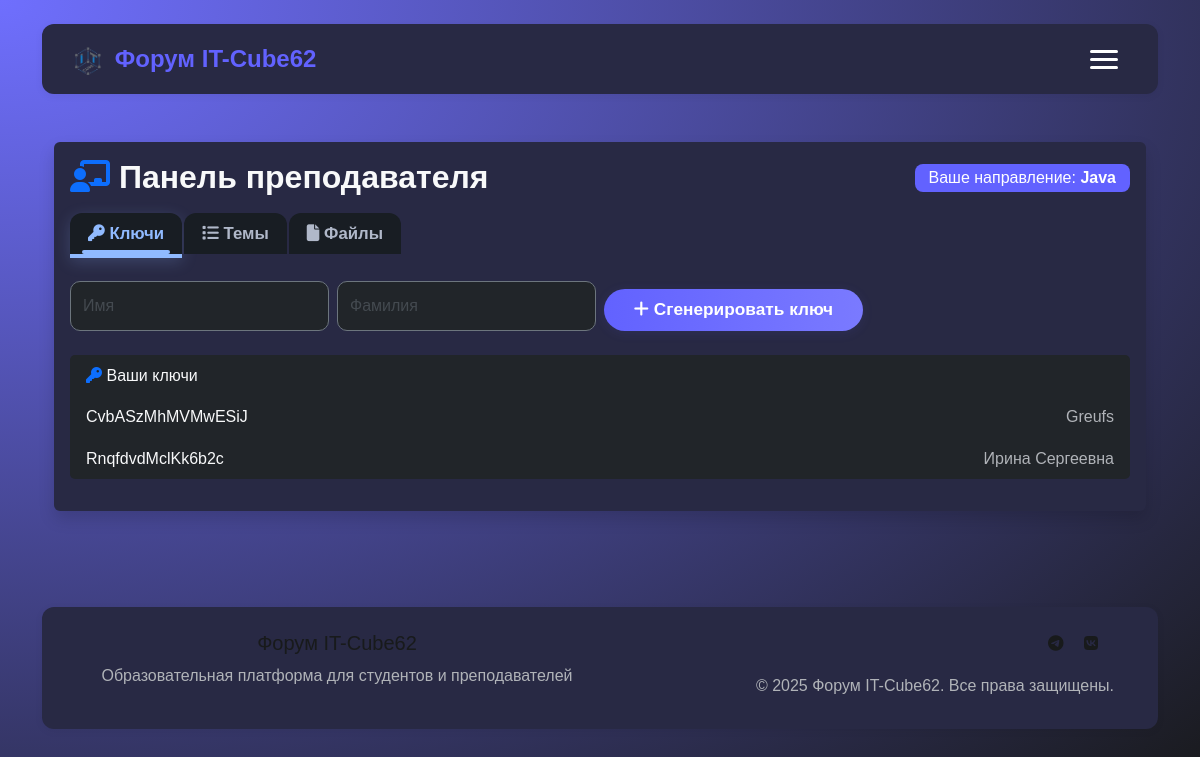
Page /teacher_panel (signed in) on the committed database.
### tables this page shows
CREATE TABLE user_directions (
            id INTEGER PRIMARY KEY AUTOINCREMENT,
            user_id INTEGER NOT NULL,
            direction TEXT NOT NULL,
            FOREIGN KEY (user_id) REFERENCES users (id)
        );

CREATE TABLE activation_keys (
            id INTEGER PRIMARY KEY AUTOINCREMENT,
            key TEXT UNIQUE NOT NULL,
            direction TEXT NOT NULL,
            role TEXT NOT NULL DEFAULT 'student',
            key_type TEXT NOT NULL DEFAULT 'permanent',
            is_used INTEGER DEFAULT 0,
            created_at TIMESTAMP DEFAULT CURRENT_TIMESTAMP,
            used_by_user_id INTEGER,
            used_at TIMESTAMP,
            first_name TEXT,
            last_name TEXT,
            expires_at TIMESTAMP,
            FOREIGN KEY (used_by_user_id) REFERENCES users (id)
        );

### web/app.py (the view, shortened to what this page needs)
@app.route('/teacher_panel', methods=['GET', 'POST'])
@login_required
def teacher_panel():
    user_id = session.get('user_id')
    user = get_user_by_id(user_id)
    if user['role'] != 'teacher':
        flash('Доступ только для преподавателей', 'error')
        return redirect(url_for('home'))
    directions = get_user_directions_by_user_id(user_id)
    direction = directions[0] if directions else None
    message = None
    keys = [k for k in get_all_activation_keys() if k['direction'] == direction and (('role' in k and k['role'] == 'user') or ('role' not in k or k['role'] is None))]
    conn = get_db_connection()
    c = conn.cursor()
    topics = c.execute('SELECT * FROM topics WHERE direction = ? AND user_id = ? AND status = "approved"', (direction, user_id)).fetchall()
    files = c.execute('SELECT * FROM files WHERE direction = ? AND user_id = ? AND status = "approved"', (direction, user_id)).fetchall()
    conn.close()
    return render_template('teacher_panel.html', user=user, direction=direction, keys=keys, message=message, topics=topics, files=files)

### database.py (called while the page is built)
def get_db_connection():
    conn = sqlite3.connect(DB_PATH)
    conn.row_factory = sqlite3.Row
    return conn

def get_user_by_id(user_id):
    conn = get_db_connection()
    c = conn.cursor()
    user = c.execute('SELECT * FROM users WHERE id = ?', (user_id,)).fetchone()
    conn.close()
    return user

def get_all_activation_keys():
    conn = get_db_connection()
    c = conn.cursor()
    keys = c.execute('SELECT * FROM activation_keys ORDER BY created_at DESC').fetchall()
    conn.close()
    return keys

def get_user_directions_by_user_id(user_id):
    conn = get_db_connection()
    c = conn.cursor()
    rows = c.execute('SELECT direction FROM user_directions WHERE user_id = ?', (user_id,)).fetchall()
    conn.close()
    return [row['direction'] for row in rows]

def get_maintenance_mode():
    conn = get_db_connection()
    c = conn.cursor()
    try:
        c.execute('SELECT value FROM settings WHERE key = "maintenance_mode"')
        result = c.fetchone()
        return bool(result and result['value'] == 'true')
    except sqlite3.Error:
        return False
    finally:
        conn.close()

### web/app.py (called while the page is built, shortened)
@app.context_processor
def inject_now():
    return {'now': datetime.now()}

@app.context_processor
def inject_user():
    user = None
    if 'user_id' in session:
        user = get_user_by_id(session['user_id'])
    from flask import request
    return dict(user=user, active_page=request.endpoint)

def login_required(f):
    @wraps(f)
    def decorated_function(*args, **kwargs):
        if 'user_id' not in session:
            flash('Пожалуйста, войдите в систему', 'warning')
            return redirect(url_for('login'))
        return f(*args, **kwargs)
    return decorated_function

@app.context_processor
def inject_maintenance_mode():
    from database import get_maintenance_mode
    return {'maintenance_mode': get_maintenance_mode()}

def get_db_connection():
    conn = sqlite3.connect(DB_PATH)
    conn.row_factory = sqlite3.Row
    return conn

@app.before_request
def before_request():
    if request.endpoint and (
        request.endpoint.startswith('static') or
        request.endpoint == 'browser_check' or
        request.endpoint == 'handle_browser_info'
    ):
        return
    if 'user_id' in session and session.get('role') == 'admin':
        return
    if request.remote_addr == '127.0.0.1':
        return

### web/templates/teacher_panel.html (shortened to what this page needs)
{% extends "base.html" %}
{% block content %}
<div class="container py-4 animate-fadein">
  <div class="card shadow mb-4 bg-dark text-light border-0">
    <div class="card-body">
      <div class="d-flex flex-wrap justify-content-between align-items-center mb-3">
        <h2 class="fw-bold mb-0 text-light"><i class="fa-solid fa-chalkboard-user text-primary"></i> Панель преподавателя</h2>
        <span class="badge bg-primary fs-6">Ваше направление: <b>{{ direction }}</b></span>
      </div>
      <ul class="nav nav-tabs mb-4 border-0" id="teacherPanelTabs" role="tablist">
        <li class="nav-item" role="presentation">
          <button class="nav-link active bg-dark text-light border-0" id="keys-tab" data-bs-toggle="tab" data-bs-target="#keys" type="button" role="tab" aria-controls="keys" aria-selected="true">
            <i class="fa-solid fa-key"></i> Ключи
          </button>
        </li>
        <li class="nav-item" role="presentation">
          <button class="nav-link bg-dark text-light border-0" id="topics-tab" data-bs-toggle="tab" data-bs-target="#topics" type="button" role="tab" aria-controls="topics" aria-selected="false">
            <i class="fa-solid fa-list"></i> Темы
          </button>
        </li>
        <li class="nav-item" role="presentation">
          <button class="nav-link bg-dark text-light border-0" id="files-tab" data-bs-toggle="tab" data-bs-target="#files" type="button" role="tab" aria-controls="files" aria-selected="false">
            <i class="fa-solid fa-file"></i> Файлы
          </button>
        </li>
      </ul>
      <div class="tab-content" id="teacherPanelTabsContent">
        <div class="tab-pane fade show active" id="keys" role="tabpanel" aria-labelledby="keys-tab">
          <form method="post" class="row g-2 align-items-end mb-4">
            <div class="col-md-3">
              <input type="text" class="form-control bg-dark text-light border-secondary" name="first_name" placeholder="Имя" required>
            </div>
            <div class="col-md-3">
              <input type="text" class="form-control bg-dark text-light border-secondary" name="last_name" placeholder="Фамилия" required>
            </div>
            <div class="col-md-3">
              <button type="submit" class="btn btn-primary w-100"><i class="fa-solid fa-plus"></i> Сгенерировать ключ</button>
            </div>
          </form>
          <div class="card mb-3 bg-secondary bg-opacity-10 border-0">
            <div class="card-header bg-dark text-light border-0"><i class="fa-solid fa-key text-primary"></i> Ваши ключи</div>
            <ul class="list-group list-group-flush">
              {% if keys %}
                {% for k in keys %}
                  <li class="list-group-item d-flex justify-content-between align-items-center bg-dark text-light border-0">
                    <span class="fw-monospace">{{ k.key }}</span>
                    <span class="text-muted">{{ k.first_name }} {{ k.last_name }}</span>
                  </li>
                {% endfor %}
              {% else %}
                <li class="list-group-item text-muted bg-dark border-0">Нет сгенерированных ключей</li>
              {% endif %}
            </ul>
          </div>
        </div>
      </div>
    </div>
  </div>
</div>
{% endblock %}

### web/static/custom.css (style rules this page uses)
:root { --primary-color: #6262ff; --primary-hover: #4a4ac7; --text-color: #181a1b; --text-muted: #444a50; --bg-color: #f4f6fa; --card-bg: #282944; --border-radius: 12px; --shadow: 0 2px 8px rgba(0,0,0,0.06); --shadow-hover: 0 4px 16px rgba(98,98,255,0.10); --bg-main: #18191a; --bg-card: #23272b; --text-main: #f5f6fa; --text-muted: #b0b3b8; --border-main: #343a40; }
body { background: radial-gradient(ellipse at top left, rgb(111,111,254) 0%, #18191a 100%) !important; min-height: 100vh; color: #fff; line-height: 1.6; }
.btn { border-radius: 8px; font-weight: 500; padding: 8px 16px; transition: all 0.2s; }
.btn-primary { background: linear-gradient(90deg, #6262ff 0%, #7a7aff 100%) !important; border: none; color: #fff; }
.form-control { border-radius: 8px; border: 1px solid #e2e8f0; padding: 12px; transition: all 0.2s; color: #181a1b; font-weight: 500; background: #fff; }
.badge { padding: 6px 12px; border-radius: 6px; font-weight: 500; }
.badge.bg-primary { background: #6262ff !important; color: #fff !important; }
.animate-fadein { animation: fadein 0.7s; }
.nav-tabs { border-bottom: none !important; background: transparent; }
.nav-tabs .nav-link { border: none !important; border-radius: 12px 12px 0 0 !important; background: #23262f !important; color: #f5f6fa !important; font-size: 1.05em; font-weight: 600; margin-right: 8px; padding: 8px 18px 6px 18px; transition: background 0.18s, color 0.18s; position: relative; }
.nav-tabs .nav-link.active { background: #23262f !important; color: #fff !important; border-radius: 12px 12px 0 0 !important; font-weight: 700; box-shadow: 0 2px 12px rgba(98,98,255,0.10); }
.nav-tabs .nav-link.active::after { content: ''; display: block; position: absolute; left: 12px; right: 12px; bottom: 0; height: 4px; border-radius: 2px; background: #90baff; }
.form-control, .form-select { border-radius: 10px; border: 1px solid #e2e8f0; background: var(--card-bg); color: var(--text-color); font-weight: 500; box-shadow: none; transition: border 0.2s, box-shadow 0.2s; }
.badge { border-radius: 8px; font-size: 0.95em; font-weight: 500; padding: 6px 14px; }
input::placeholder, textarea::placeholder { color: #fff !important; opacity: 1; }
body:not(.dark-theme) input::placeholder, body:not(.dark-theme) textarea::placeholder { color: #444a50 !important; opacity: 1; }
.card, .topic-card, .profile-card, .footer, .direction-list, .modal-content { background: var(--card-bg) !important; }
.text-muted { color: var(--text-muted) !important; }
html, body, *:not(.fa):not(.fas):not(.far):not(.fal):not(.fab):not([class*="fa-"]):not(.bi):not([class*="bi-"]):not(svg):not(path) { font-family: 'Unbounded', sans-serif !important; }
input:not(.fa):not(.fas):not(.far):not(.fal):not(.fab):not([class*="fa-"]):not(.bi):not([class*="bi-"]), textarea:not(.fa):not(.fas):not(.far):not(.fal):not(.fab):not([class*="fa-"]):not(.bi):not([class*="bi-"]), select:not(.fa):not(.fas):not(.far):not(.fal):not(.fab):not([class*="fa-"]):not(.bi):not([class*="bi-"]), option:not(.fa):not(.fas):not(.far):not(.fal):not(.fab):not([class*="fa-"]):not(.bi):not([class*="bi-"]), button:not(.fa):not(.fas):not(.far):not(.fal):not(.fab):not([class*="fa-"]):not(.bi):not([class*="bi-"]), label:not(.fa):not(.fas):not(.far):not(.fal):not(.fab):not([class*="fa-"]):not(.bi):not([class*="bi-"]) { font-family: 'Unbounded', sans-serif !important; }
.fa, .fas, .far, .fal, .fab, [class*="fa-"] { font-family: 'Font Awesome 6 Free' !important; }
.btn, .btn-primary { font-family: 'Unbounded', 'Inter', Arial, sans-serif !important; font-weight: 700; font-size: 1.08em; border-radius: 24px !important; padding: 8px 24px !important; min-width: 120px; background: linear-gradient(90deg, #6262ff 0%, #7a7aff 100%) !important; color: #fff !important; border: none !important; box-shadow: 0 2px 12px rgba(98,98,255,0.10); transition: background 0.2s, box-shadow 0.2s, transform 0.1s; cursor: pointer; display: inline-block; }
* { scrollbar-width: thin; scrollbar-color: #282944 #282944; }

### web/templates/teacher_panel.html (style rules this page uses)
.nav-tabs .nav-link.active { color: #90baff !important; background: #181d23 !important; border: none !important; border-bottom: 4px solid #90baff !important; box-shadow: 0 4px 16px 0 #90baff33; font-weight: 600; transition: border-bottom 0.2s, color 0.2s; }
.nav-tabs .nav-link { border: none !important; color: #b0b8c9 !important; background: #181d23 !important; margin-right: 2px; }
.nav-tabs { border-bottom: none !important; }

### rows in the picture
user_directions: direction "Java"
activation_keys: key "CvbASzMhMVMwESiJ", first_name "Greufs"
activation_keys: key "RnqfdvdMclKk6b2c", first_name "Ирина", last_name "Сергеевна"
